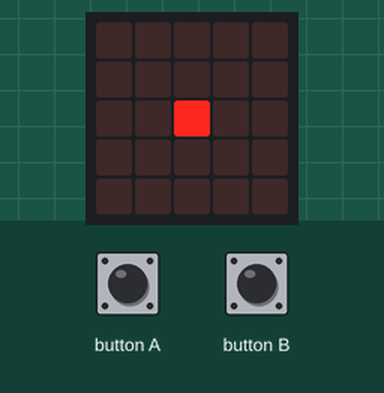
This program was run on a simulated BBC micro:bit (MakeCode). Shown: the board's 5×5 LED display. The test bench sets the inputs (shaded band).

Above: at 1.2 s.
1.3 s: button A pressed for 0.15 s
At 1.9 s:
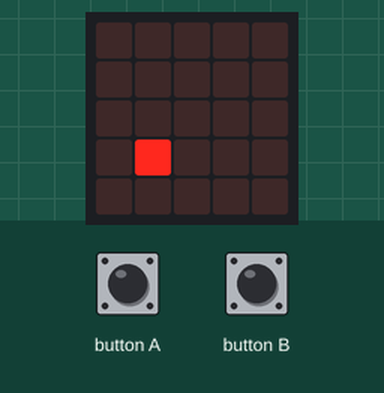
2.0 s: button B pressed for 0.15 s
At 2.32 s:
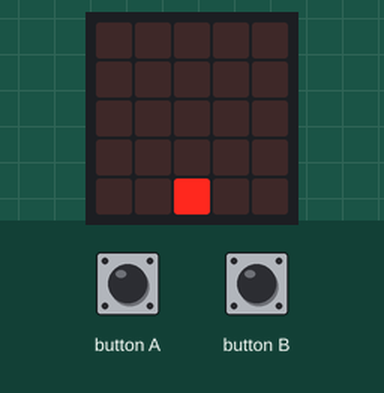
2.7 s: button B pressed for 0.15 s
At 3.3 s:
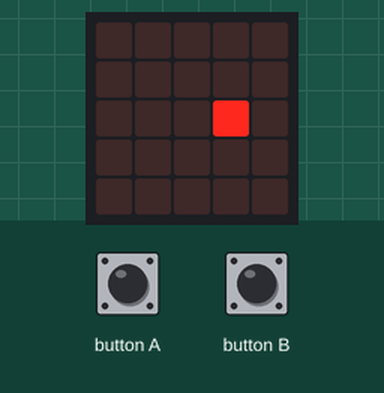
3.4 s: button B pressed for 0.15 s
At 3.77 s:
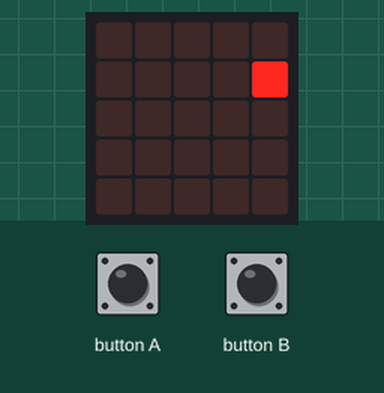
4.1 s: button A pressed for 0.15 s
At 4.73 s:
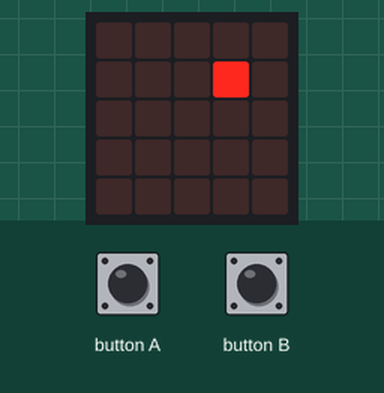
4.8 s: button B pressed for 0.15 s
At 5.4 s:
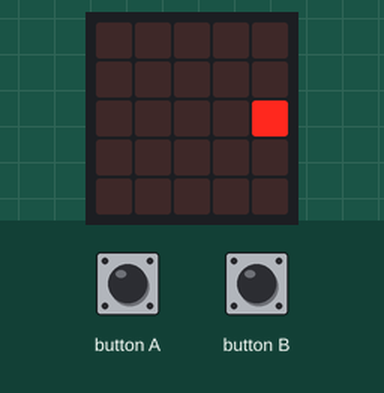
Timing chart, 0 to 7.8 s (numbered marks = the images above; inputs shaded):
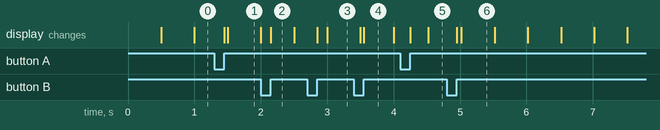

The program:

main.ts
```typescript
input.onButtonPressed(Button.A, function () {
    if (x > 0) {
        led.unplot(x, y)
        x += -1
        led.plot(x, y)
    } else {
        led.unplot(x, y)
        x = 4
        led.plot(x, y)
    }
})
input.onButtonPressed(Button.B, function () {
    if (x < 4) {
        led.unplot(x, y)
        x += 1
        led.plot(x, y)
    } else {
        led.unplot(x, y)
        x = 0
        led.plot(x, y)
    }
})
let y = 0
let x = 0
x = 2
y = -1
led.plot(x, y)
basic.forever(function () {
    led.plot(x, y)
    led.unplot(x, y)
    while (y < 4) {
        y += 1
        led.plot(x, y)
        basic.pause(500)
        led.unplot(x, y)
    }
    while (y > 0) {
        y += -1
        led.plot(x, y)
        basic.pause(500)
        led.unplot(x, y)
    }
})
```

test.ts
```typescript
// les tests vont ici ; cela ne sera pas compilé si ce paquet est utilisé en tant qu'extension.
```

Measured:
- after the input at 1.3 s, the display: first changes after 0.15 s (image 1 shows a later state)
- after the input at 2.0 s, the display: first differs from a run without the input after 0.15 s (image 2)
- after the input at 2.7 s, the display: first changes after 0.15 s (image 3 shows a later state)
- after the input at 3.4 s, the display: first differs from a run without the input after 0.15 s (image 4)
- after the input at 4.1 s, the display: first changes after 0.15 s (image 5 shows a later state)
- after the input at 4.8 s, the display: first changes after 0.15 s (image 6 shows a later state)
- what the display in image 4 shows lasts 0.4 s, from 3.6 s to 4.0 s
